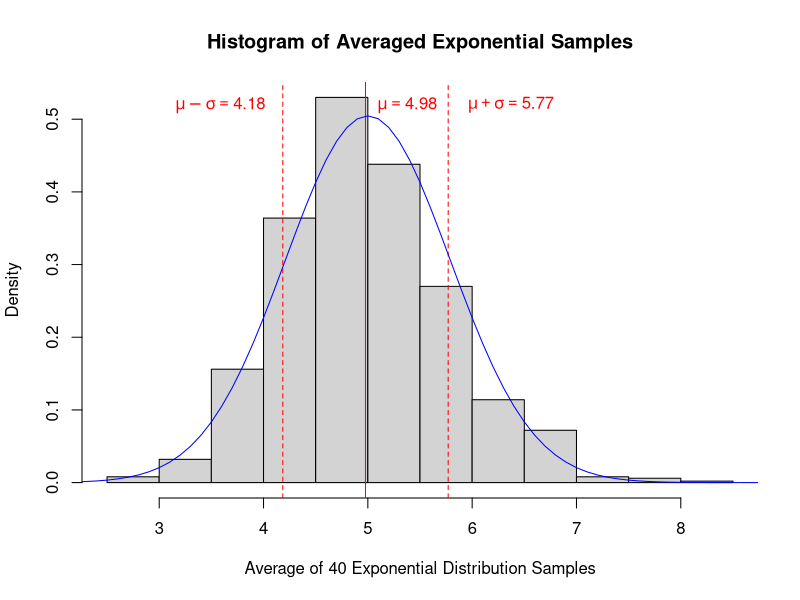

Reproduce this figure in R.
## ---- chunk 1
set.seed(8008)
options(digits=3)
## ---- chunk 2
MeanExpData <- replicate(1000, mean(rexp(40,.2)))
summary(MeanExpData)
## ---- chunk 3

mew = mean(MeanExpData)
sig = sqrt(var(MeanExpData))

h_data <- hist(MeanExpData, freq = F, main = 'Histogram of Averaged Exponential Samples', xlab = 'Average of 40 Exponential Distribution Samples')
abline(v = mean(MeanExpData), col = 'red')
abline(v = mean(MeanExpData)-sqrt(var(MeanExpData)), col = 'red', lty = 2)
abline(v = mean(MeanExpData)+sqrt(var(MeanExpData)), col = 'red', lty = 2)

lines((0:100)/10, dnorm((0:100)/10, mean=5, sd = 5/sqrt(40)), col = 'blue')

text(mew+.4, y = .52, labels = bquote(mu==.(mew)), col = 'red')
text(mew+.6 + sig, y = .52, labels = bquote(mu+sigma==.(mew + sig)), col = 'red')
text(mew-.6 - sig, y = .52, labels = bquote(mu-sigma==.(mew - sig)), col = 'red')

